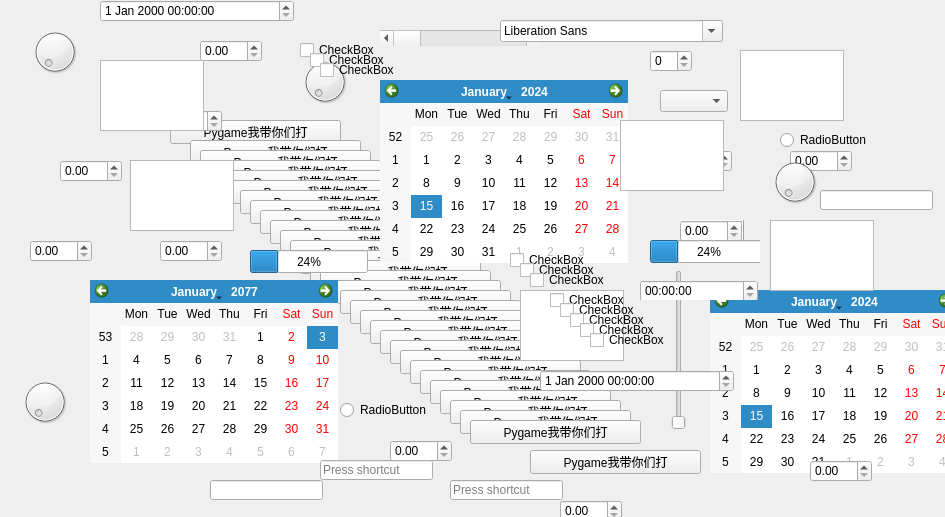
<?xml version="1.0" encoding="UTF-8"?>
<ui version="4.0">
 <class>Form</class>
 <widget class="QWidget" name="Form">
  <property name="geometry">
   <rect>
    <x>0</x>
    <y>0</y>
    <width>945</width>
    <height>517</height>
   </rect>
  </property>
  <property name="windowTitle">
   <string>这啥我也不知道</string>
  </property>
  <widget class="QPushButton" name="pushButton_4">
   <property name="geometry">
    <rect>
     <x>170</x>
     <y>120</y>
     <width>171</width>
     <height>24</height>
    </rect>
   </property>
   <property name="text">
    <string>Pygame我带你们打</string>
   </property>
  </widget>
  <widget class="QPushButton" name="pushButton_5">
   <property name="geometry">
    <rect>
     <x>530</x>
     <y>450</y>
     <width>171</width>
     <height>24</height>
    </rect>
   </property>
   <property name="text">
    <string>Pygame我带你们打</string>
   </property>
  </widget>
  <widget class="QPushButton" name="pushButton_6">
   <property name="geometry">
    <rect>
     <x>190</x>
     <y>140</y>
     <width>171</width>
     <height>24</height>
    </rect>
   </property>
   <property name="text">
    <string>Pygame我带你们打</string>
   </property>
  </widget>
  <widget class="QPushButton" name="pushButton_7">
   <property name="geometry">
    <rect>
     <x>200</x>
     <y>150</y>
     <width>171</width>
     <height>24</height>
    </rect>
   </property>
   <property name="text">
    <string>Pygame我带你们打</string>
   </property>
  </widget>
  <widget class="QPushButton" name="pushButton_8">
   <property name="geometry">
    <rect>
     <x>210</x>
     <y>160</y>
     <width>171</width>
     <height>24</height>
    </rect>
   </property>
   <property name="text">
    <string>Pygame我带你们打</string>
   </property>
  </widget>
  <widget class="QPushButton" name="pushButton_9">
   <property name="geometry">
    <rect>
     <x>220</x>
     <y>170</y>
     <width>171</width>
     <height>24</height>
    </rect>
   </property>
   <property name="text">
    <string>Pygame我带你们打</string>
   </property>
  </widget>
  <widget class="QPushButton" name="pushButton_10">
   <property name="geometry">
    <rect>
     <x>230</x>
     <y>180</y>
     <width>171</width>
     <height>24</height>
    </rect>
   </property>
   <property name="text">
    <string>Pygame我带你们打</string>
   </property>
  </widget>
  <widget class="QPushButton" name="pushButton_11">
   <property name="geometry">
    <rect>
     <x>240</x>
     <y>190</y>
     <width>171</width>
     <height>24</height>
    </rect>
   </property>
   <property name="text">
    <string>Pygame我带你们打</string>
   </property>
  </widget>
  <widget class="QPushButton" name="pushButton_12">
   <property name="geometry">
    <rect>
     <x>250</x>
     <y>200</y>
     <width>171</width>
     <height>24</height>
    </rect>
   </property>
   <property name="text">
    <string>Pygame我带你们打</string>
   </property>
  </widget>
  <widget class="QPushButton" name="pushButton_13">
   <property name="geometry">
    <rect>
     <x>260</x>
     <y>210</y>
     <width>171</width>
     <height>24</height>
    </rect>
   </property>
   <property name="text">
    <string>Pygame我带你们打</string>
   </property>
  </widget>
  <widget class="QPushButton" name="pushButton_14">
   <property name="geometry">
    <rect>
     <x>270</x>
     <y>220</y>
     <width>171</width>
     <height>24</height>
    </rect>
   </property>
   <property name="text">
    <string>Pygame我带你们打</string>
   </property>
  </widget>
  <widget class="QPushButton" name="pushButton_15">
   <property name="geometry">
    <rect>
     <x>280</x>
     <y>230</y>
     <width>171</width>
     <height>24</height>
    </rect>
   </property>
   <property name="text">
    <string>Pygame我带你们打</string>
   </property>
  </widget>
  <widget class="QPushButton" name="pushButton_16">
   <property name="geometry">
    <rect>
     <x>290</x>
     <y>240</y>
     <width>171</width>
     <height>24</height>
    </rect>
   </property>
   <property name="text">
    <string>Pygame我带你们打</string>
   </property>
  </widget>
  <widget class="QPushButton" name="pushButton_17">
   <property name="geometry">
    <rect>
     <x>300</x>
     <y>250</y>
     <width>171</width>
     <height>24</height>
    </rect>
   </property>
   <property name="text">
    <string>Pygame我带你们打</string>
   </property>
  </widget>
  <widget class="QPushButton" name="pushButton_18">
   <property name="geometry">
    <rect>
     <x>310</x>
     <y>260</y>
     <width>171</width>
     <height>24</height>
    </rect>
   </property>
   <property name="text">
    <string>Pygame我带你们打</string>
   </property>
  </widget>
  <widget class="QPushButton" name="pushButton_19">
   <property name="geometry">
    <rect>
     <x>320</x>
     <y>270</y>
     <width>171</width>
     <height>24</height>
    </rect>
   </property>
   <property name="text">
    <string>Pygame我带你们打</string>
   </property>
  </widget>
  <widget class="QPushButton" name="pushButton_20">
   <property name="geometry">
    <rect>
     <x>330</x>
     <y>280</y>
     <width>171</width>
     <height>24</height>
    </rect>
   </property>
   <property name="text">
    <string>Pygame我带你们打</string>
   </property>
  </widget>
  <widget class="QPushButton" name="pushButton_21">
   <property name="geometry">
    <rect>
     <x>340</x>
     <y>290</y>
     <width>171</width>
     <height>24</height>
    </rect>
   </property>
   <property name="text">
    <string>Pygame我带你们打</string>
   </property>
  </widget>
  <widget class="QPushButton" name="pushButton_22">
   <property name="geometry">
    <rect>
     <x>350</x>
     <y>300</y>
     <width>171</width>
     <height>24</height>
    </rect>
   </property>
   <property name="text">
    <string>Pygame我带你们打</string>
   </property>
  </widget>
  <widget class="QPushButton" name="pushButton_23">
   <property name="geometry">
    <rect>
     <x>360</x>
     <y>310</y>
     <width>171</width>
     <height>24</height>
    </rect>
   </property>
   <property name="text">
    <string>Pygame我带你们打</string>
   </property>
  </widget>
  <widget class="QPushButton" name="pushButton_24">
   <property name="geometry">
    <rect>
     <x>370</x>
     <y>320</y>
     <width>171</width>
     <height>24</height>
    </rect>
   </property>
   <property name="text">
    <string>Pygame我带你们打</string>
   </property>
  </widget>
  <widget class="QPushButton" name="pushButton_25">
   <property name="geometry">
    <rect>
     <x>380</x>
     <y>330</y>
     <width>171</width>
     <height>24</height>
    </rect>
   </property>
   <property name="text">
    <string>Pygame我带你们打</string>
   </property>
  </widget>
  <widget class="QPushButton" name="pushButton_26">
   <property name="geometry">
    <rect>
     <x>390</x>
     <y>340</y>
     <width>171</width>
     <height>24</height>
    </rect>
   </property>
   <property name="text">
    <string>Pygame我带你们打</string>
   </property>
  </widget>
  <widget class="QPushButton" name="pushButton_27">
   <property name="geometry">
    <rect>
     <x>400</x>
     <y>350</y>
     <width>171</width>
     <height>24</height>
    </rect>
   </property>
   <property name="text">
    <string>Pygame我带你们打</string>
   </property>
  </widget>
  <widget class="QPushButton" name="pushButton_28">
   <property name="geometry">
    <rect>
     <x>410</x>
     <y>360</y>
     <width>171</width>
     <height>24</height>
    </rect>
   </property>
   <property name="text">
    <string>Pygame我带你们打</string>
   </property>
  </widget>
  <widget class="QPushButton" name="pushButton_29">
   <property name="geometry">
    <rect>
     <x>420</x>
     <y>370</y>
     <width>171</width>
     <height>24</height>
    </rect>
   </property>
   <property name="text">
    <string>Pygame我带你们打</string>
   </property>
  </widget>
  <widget class="QPushButton" name="pushButton_30">
   <property name="geometry">
    <rect>
     <x>430</x>
     <y>380</y>
     <width>171</width>
     <height>24</height>
    </rect>
   </property>
   <property name="text">
    <string>Pygame我带你们打</string>
   </property>
  </widget>
  <widget class="QPushButton" name="pushButton_31">
   <property name="geometry">
    <rect>
     <x>440</x>
     <y>390</y>
     <width>171</width>
     <height>24</height>
    </rect>
   </property>
   <property name="text">
    <string>Pygame我带你们打</string>
   </property>
  </widget>
  <widget class="QPushButton" name="pushButton_32">
   <property name="geometry">
    <rect>
     <x>450</x>
     <y>400</y>
     <width>171</width>
     <height>24</height>
    </rect>
   </property>
   <property name="text">
    <string>Pygame我带你们打</string>
   </property>
  </widget>
  <widget class="QPushButton" name="pushButton_33">
   <property name="geometry">
    <rect>
     <x>460</x>
     <y>410</y>
     <width>171</width>
     <height>24</height>
    </rect>
   </property>
   <property name="text">
    <string>Pygame我带你们打</string>
   </property>
  </widget>
  <widget class="QPushButton" name="pushButton_34">
   <property name="geometry">
    <rect>
     <x>470</x>
     <y>420</y>
     <width>171</width>
     <height>24</height>
    </rect>
   </property>
   <property name="text">
    <string>Pygame我带你们打</string>
   </property>
  </widget>
  <widget class="QCalendarWidget" name="calendarWidget">
   <property name="geometry">
    <rect>
     <x>90</x>
     <y>280</y>
     <width>248</width>
     <height>183</height>
    </rect>
   </property>
   <property name="selectedDate">
    <date>
     <year>2077</year>
     <month>1</month>
     <day>3</day>
    </date>
   </property>
  </widget>
  <widget class="QLCDNumber" name="lcdNumber">
   <property name="geometry">
    <rect>
     <x>680</x>
     <y>220</y>
     <width>64</width>
     <height>23</height>
    </rect>
   </property>
  </widget>
  <widget class="QCalendarWidget" name="calendarWidget_2">
   <property name="geometry">
    <rect>
     <x>710</x>
     <y>290</y>
     <width>248</width>
     <height>183</height>
    </rect>
   </property>
  </widget>
  <widget class="QCalendarWidget" name="calendarWidget_3">
   <property name="geometry">
    <rect>
     <x>380</x>
     <y>80</y>
     <width>248</width>
     <height>183</height>
    </rect>
   </property>
  </widget>
  <widget class="QDoubleSpinBox" name="doubleSpinBox">
   <property name="geometry">
    <rect>
     <x>160</x>
     <y>110</y>
     <width>62</width>
     <height>22</height>
    </rect>
   </property>
  </widget>
  <widget class="QDoubleSpinBox" name="doubleSpinBox_2">
   <property name="geometry">
    <rect>
     <x>390</x>
     <y>440</y>
     <width>62</width>
     <height>22</height>
    </rect>
   </property>
  </widget>
  <widget class="QDoubleSpinBox" name="doubleSpinBox_3">
   <property name="geometry">
    <rect>
     <x>30</x>
     <y>240</y>
     <width>62</width>
     <height>22</height>
    </rect>
   </property>
  </widget>
  <widget class="QDoubleSpinBox" name="doubleSpinBox_4">
   <property name="geometry">
    <rect>
     <x>160</x>
     <y>240</y>
     <width>62</width>
     <height>22</height>
    </rect>
   </property>
  </widget>
  <widget class="QDoubleSpinBox" name="doubleSpinBox_5">
   <property name="geometry">
    <rect>
     <x>790</x>
     <y>150</y>
     <width>62</width>
     <height>22</height>
    </rect>
   </property>
  </widget>
  <widget class="QDoubleSpinBox" name="doubleSpinBox_6">
   <property name="geometry">
    <rect>
     <x>680</x>
     <y>220</y>
     <width>62</width>
     <height>22</height>
    </rect>
   </property>
  </widget>
  <widget class="QDoubleSpinBox" name="doubleSpinBox_7">
   <property name="geometry">
    <rect>
     <x>200</x>
     <y>40</y>
     <width>62</width>
     <height>22</height>
    </rect>
   </property>
  </widget>
  <widget class="QDoubleSpinBox" name="doubleSpinBox_8">
   <property name="geometry">
    <rect>
     <x>810</x>
     <y>460</y>
     <width>62</width>
     <height>22</height>
    </rect>
   </property>
  </widget>
  <widget class="QDoubleSpinBox" name="doubleSpinBox_9">
   <property name="geometry">
    <rect>
     <x>560</x>
     <y>500</y>
     <width>62</width>
     <height>22</height>
    </rect>
   </property>
  </widget>
  <widget class="QDoubleSpinBox" name="doubleSpinBox_10">
   <property name="geometry">
    <rect>
     <x>560</x>
     <y>500</y>
     <width>62</width>
     <height>22</height>
    </rect>
   </property>
  </widget>
  <widget class="QDoubleSpinBox" name="doubleSpinBox_11">
   <property name="geometry">
    <rect>
     <x>670</x>
     <y>150</y>
     <width>62</width>
     <height>22</height>
    </rect>
   </property>
  </widget>
  <widget class="QDoubleSpinBox" name="doubleSpinBox_12">
   <property name="geometry">
    <rect>
     <x>60</x>
     <y>160</y>
     <width>62</width>
     <height>22</height>
    </rect>
   </property>
  </widget>
  <widget class="QDial" name="dial">
   <property name="geometry">
    <rect>
     <x>300</x>
     <y>50</y>
     <width>50</width>
     <height>64</height>
    </rect>
   </property>
  </widget>
  <widget class="QDial" name="dial_2">
   <property name="geometry">
    <rect>
     <x>770</x>
     <y>150</y>
     <width>50</width>
     <height>64</height>
    </rect>
   </property>
  </widget>
  <widget class="QDial" name="dial_3">
   <property name="geometry">
    <rect>
     <x>30</x>
     <y>20</y>
     <width>50</width>
     <height>64</height>
    </rect>
   </property>
  </widget>
  <widget class="QDial" name="dial_4">
   <property name="geometry">
    <rect>
     <x>20</x>
     <y>370</y>
     <width>50</width>
     <height>64</height>
    </rect>
   </property>
  </widget>
  <widget class="QPlainTextEdit" name="plainTextEdit">
   <property name="geometry">
    <rect>
     <x>100</x>
     <y>60</y>
     <width>104</width>
     <height>71</height>
    </rect>
   </property>
  </widget>
  <widget class="QPlainTextEdit" name="plainTextEdit_2">
   <property name="geometry">
    <rect>
     <x>740</x>
     <y>50</y>
     <width>104</width>
     <height>71</height>
    </rect>
   </property>
  </widget>
  <widget class="QPlainTextEdit" name="plainTextEdit_3">
   <property name="geometry">
    <rect>
     <x>770</x>
     <y>220</y>
     <width>104</width>
     <height>71</height>
    </rect>
   </property>
  </widget>
  <widget class="QPlainTextEdit" name="plainTextEdit_4">
   <property name="geometry">
    <rect>
     <x>520</x>
     <y>290</y>
     <width>104</width>
     <height>71</height>
    </rect>
   </property>
  </widget>
  <widget class="QPlainTextEdit" name="plainTextEdit_5">
   <property name="geometry">
    <rect>
     <x>620</x>
     <y>120</y>
     <width>104</width>
     <height>71</height>
    </rect>
   </property>
  </widget>
  <widget class="QScrollBar" name="horizontalScrollBar">
   <property name="geometry">
    <rect>
     <x>380</x>
     <y>30</y>
     <width>160</width>
     <height>16</height>
    </rect>
   </property>
   <property name="orientation">
    <enum>Qt::Horizontal</enum>
   </property>
  </widget>
  <widget class="QSlider" name="verticalSlider">
   <property name="geometry">
    <rect>
     <x>670</x>
     <y>270</y>
     <width>18</width>
     <height>160</height>
    </rect>
   </property>
   <property name="orientation">
    <enum>Qt::Vertical</enum>
   </property>
  </widget>
  <widget class="QKeySequenceEdit" name="keySequenceEdit">
   <property name="geometry">
    <rect>
     <x>450</x>
     <y>480</y>
     <width>113</width>
     <height>20</height>
    </rect>
   </property>
  </widget>
  <widget class="QSpinBox" name="spinBox">
   <property name="geometry">
    <rect>
     <x>650</x>
     <y>50</y>
     <width>42</width>
     <height>22</height>
    </rect>
   </property>
  </widget>
  <widget class="QLineEdit" name="lineEdit">
   <property name="geometry">
    <rect>
     <x>210</x>
     <y>480</y>
     <width>113</width>
     <height>20</height>
    </rect>
   </property>
  </widget>
  <widget class="QTextEdit" name="textEdit">
   <property name="geometry">
    <rect>
     <x>130</x>
     <y>160</y>
     <width>104</width>
     <height>71</height>
    </rect>
   </property>
  </widget>
  <widget class="QFontComboBox" name="fontComboBox">
   <property name="geometry">
    <rect>
     <x>500</x>
     <y>20</y>
     <width>223</width>
     <height>22</height>
    </rect>
   </property>
  </widget>
  <widget class="QLineEdit" name="lineEdit_2">
   <property name="geometry">
    <rect>
     <x>820</x>
     <y>190</y>
     <width>113</width>
     <height>20</height>
    </rect>
   </property>
  </widget>
  <widget class="QCheckBox" name="checkBox">
   <property name="geometry">
    <rect>
     <x>300</x>
     <y>40</y>
     <width>79</width>
     <height>20</height>
    </rect>
   </property>
   <property name="text">
    <string>CheckBox</string>
   </property>
  </widget>
  <widget class="QCheckBox" name="checkBox_2">
   <property name="geometry">
    <rect>
     <x>310</x>
     <y>50</y>
     <width>79</width>
     <height>20</height>
    </rect>
   </property>
   <property name="text">
    <string>CheckBox</string>
   </property>
  </widget>
  <widget class="QCheckBox" name="checkBox_3">
   <property name="geometry">
    <rect>
     <x>320</x>
     <y>60</y>
     <width>79</width>
     <height>20</height>
    </rect>
   </property>
   <property name="text">
    <string>CheckBox</string>
   </property>
  </widget>
  <widget class="QCheckBox" name="checkBox_4">
   <property name="geometry">
    <rect>
     <x>510</x>
     <y>250</y>
     <width>79</width>
     <height>20</height>
    </rect>
   </property>
   <property name="text">
    <string>CheckBox</string>
   </property>
  </widget>
  <widget class="QCheckBox" name="checkBox_5">
   <property name="geometry">
    <rect>
     <x>520</x>
     <y>260</y>
     <width>79</width>
     <height>20</height>
    </rect>
   </property>
   <property name="text">
    <string>CheckBox</string>
   </property>
  </widget>
  <widget class="QCheckBox" name="checkBox_6">
   <property name="geometry">
    <rect>
     <x>530</x>
     <y>270</y>
     <width>79</width>
     <height>20</height>
    </rect>
   </property>
   <property name="text">
    <string>CheckBox</string>
   </property>
  </widget>
  <widget class="QCheckBox" name="checkBox_7">
   <property name="geometry">
    <rect>
     <x>550</x>
     <y>290</y>
     <width>79</width>
     <height>20</height>
    </rect>
   </property>
   <property name="text">
    <string>CheckBox</string>
   </property>
  </widget>
  <widget class="QCheckBox" name="checkBox_8">
   <property name="geometry">
    <rect>
     <x>560</x>
     <y>300</y>
     <width>79</width>
     <height>20</height>
    </rect>
   </property>
   <property name="text">
    <string>CheckBox</string>
   </property>
  </widget>
  <widget class="QCheckBox" name="checkBox_9">
   <property name="geometry">
    <rect>
     <x>570</x>
     <y>310</y>
     <width>79</width>
     <height>20</height>
    </rect>
   </property>
   <property name="text">
    <string>CheckBox</string>
   </property>
  </widget>
  <widget class="QCheckBox" name="checkBox_10">
   <property name="geometry">
    <rect>
     <x>580</x>
     <y>320</y>
     <width>79</width>
     <height>20</height>
    </rect>
   </property>
   <property name="text">
    <string>CheckBox</string>
   </property>
  </widget>
  <widget class="QCheckBox" name="checkBox_11">
   <property name="geometry">
    <rect>
     <x>590</x>
     <y>330</y>
     <width>79</width>
     <height>20</height>
    </rect>
   </property>
   <property name="text">
    <string>CheckBox</string>
   </property>
  </widget>
  <widget class="QRadioButton" name="radioButton">
   <property name="geometry">
    <rect>
     <x>340</x>
     <y>400</y>
     <width>95</width>
     <height>20</height>
    </rect>
   </property>
   <property name="text">
    <string>RadioButton</string>
   </property>
  </widget>
  <widget class="QRadioButton" name="radioButton_2">
   <property name="geometry">
    <rect>
     <x>780</x>
     <y>130</y>
     <width>95</width>
     <height>20</height>
    </rect>
   </property>
   <property name="text">
    <string>RadioButton</string>
   </property>
  </widget>
  <widget class="QStackedWidget" name="stackedWidget">
   <property name="geometry">
    <rect>
     <x>640</x>
     <y>220</y>
     <width>120</width>
     <height>80</height>
    </rect>
   </property>
   <widget class="QWidget" name="page">
    <widget class="QStackedWidget" name="stackedWidget_2">
     <property name="geometry">
      <rect>
       <x>30</x>
       <y>20</y>
       <width>111</width>
       <height>81</height>
      </rect>
     </property>
     <widget class="QWidget" name="page_3"/>
     <widget class="QWidget" name="page_4"/>
    </widget>
    <widget class="QTimeEdit" name="timeEdit">
     <property name="geometry">
      <rect>
       <x>0</x>
       <y>60</y>
       <width>118</width>
       <height>22</height>
      </rect>
     </property>
    </widget>
    <widget class="QProgressBar" name="progressBar_2">
     <property name="geometry">
      <rect>
       <x>10</x>
       <y>20</y>
       <width>118</width>
       <height>23</height>
      </rect>
     </property>
     <property name="value">
      <number>24</number>
     </property>
    </widget>
   </widget>
   <widget class="QWidget" name="page_2"/>
  </widget>
  <widget class="QComboBox" name="comboBox">
   <property name="geometry">
    <rect>
     <x>660</x>
     <y>90</y>
     <width>68</width>
     <height>22</height>
    </rect>
   </property>
  </widget>
  <widget class="QDateTimeEdit" name="dateTimeEdit">
   <property name="geometry">
    <rect>
     <x>540</x>
     <y>370</y>
     <width>194</width>
     <height>22</height>
    </rect>
   </property>
  </widget>
  <widget class="QDateTimeEdit" name="dateTimeEdit_2">
   <property name="geometry">
    <rect>
     <x>100</x>
     <y>0</y>
     <width>194</width>
     <height>22</height>
    </rect>
   </property>
  </widget>
  <widget class="QKeySequenceEdit" name="keySequenceEdit_2">
   <property name="geometry">
    <rect>
     <x>320</x>
     <y>460</y>
     <width>113</width>
     <height>20</height>
    </rect>
   </property>
  </widget>
  <widget class="QProgressBar" name="progressBar">
   <property name="geometry">
    <rect>
     <x>250</x>
     <y>250</y>
     <width>118</width>
     <height>23</height>
    </rect>
   </property>
   <property name="value">
    <number>24</number>
   </property>
  </widget>
 </widget>
 <resources/>
 <connections/>
</ui>
